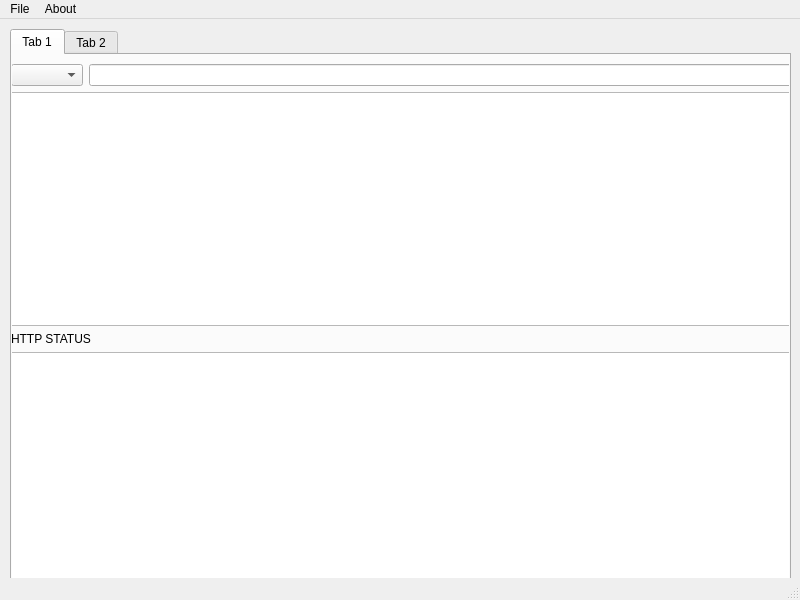
<?xml version="1.0" encoding="UTF-8"?>
<ui version="4.0">
 <class>RequestWindow</class>
 <widget class="QMainWindow" name="RequestWindow">
  <property name="geometry">
   <rect>
    <x>0</x>
    <y>0</y>
    <width>800</width>
    <height>600</height>
   </rect>
  </property>
  <property name="minimumSize">
   <size>
    <width>800</width>
    <height>600</height>
   </size>
  </property>
  <property name="windowTitle">
   <string>Postgirl</string>
  </property>
  <widget class="QWidget" name="centralwidget">
   <widget class="QTabWidget" name="tabWidget">
    <property name="geometry">
     <rect>
      <x>10</x>
      <y>10</y>
      <width>781</width>
      <height>551</height>
     </rect>
    </property>
    <property name="tabShape">
     <enum>QTabWidget::Rounded</enum>
    </property>
    <property name="currentIndex">
     <number>0</number>
    </property>
    <widget class="QWidget" name="tab">
     <attribute name="title">
      <string>Tab 1</string>
     </attribute>
     <widget class="QWidget" name="gridLayoutWidget">
      <property name="geometry">
       <rect>
        <x>-1</x>
        <y>9</y>
        <width>791</width>
        <height>521</height>
       </rect>
      </property>
      <layout class="QGridLayout" name="gridLayout">
       <item row="3" column="0">
        <widget class="QLabel" name="label">
         <property name="text">
          <string>HTTP STATUS</string>
         </property>
        </widget>
       </item>
       <item row="1" column="0">
        <layout class="QVBoxLayout" name="verticalLayout_3">
         <item>
          <layout class="QHBoxLayout" name="horizontalLayout">
           <item>
            <widget class="QComboBox" name="comboBox"/>
           </item>
           <item>
            <widget class="QLineEdit" name="lineEdit"/>
           </item>
          </layout>
         </item>
        </layout>
       </item>
       <item row="2" column="0">
        <widget class="QPlainTextEdit" name="plainTextEdit"/>
       </item>
       <item row="4" column="0">
        <widget class="QTextBrowser" name="textBrowser"/>
       </item>
      </layout>
     </widget>
    </widget>
    <widget class="QWidget" name="tab_2">
     <attribute name="title">
      <string>Tab 2</string>
     </attribute>
    </widget>
   </widget>
  </widget>
  <widget class="QMenuBar" name="menubar">
   <property name="geometry">
    <rect>
     <x>0</x>
     <y>0</y>
     <width>800</width>
     <height>22</height>
    </rect>
   </property>
   <widget class="QMenu" name="menupostgirl">
    <property name="title">
     <string>File</string>
    </property>
    <addaction name="actionFile"/>
   </widget>
   <widget class="QMenu" name="menuMeta">
    <property name="title">
     <string>About</string>
    </property>
   </widget>
   <addaction name="menupostgirl"/>
   <addaction name="menuMeta"/>
  </widget>
  <widget class="QStatusBar" name="statusbar"/>
  <action name="actionFile">
   <property name="text">
    <string>Quit</string>
   </property>
  </action>
 </widget>
 <resources/>
 <connections/>
</ui>
